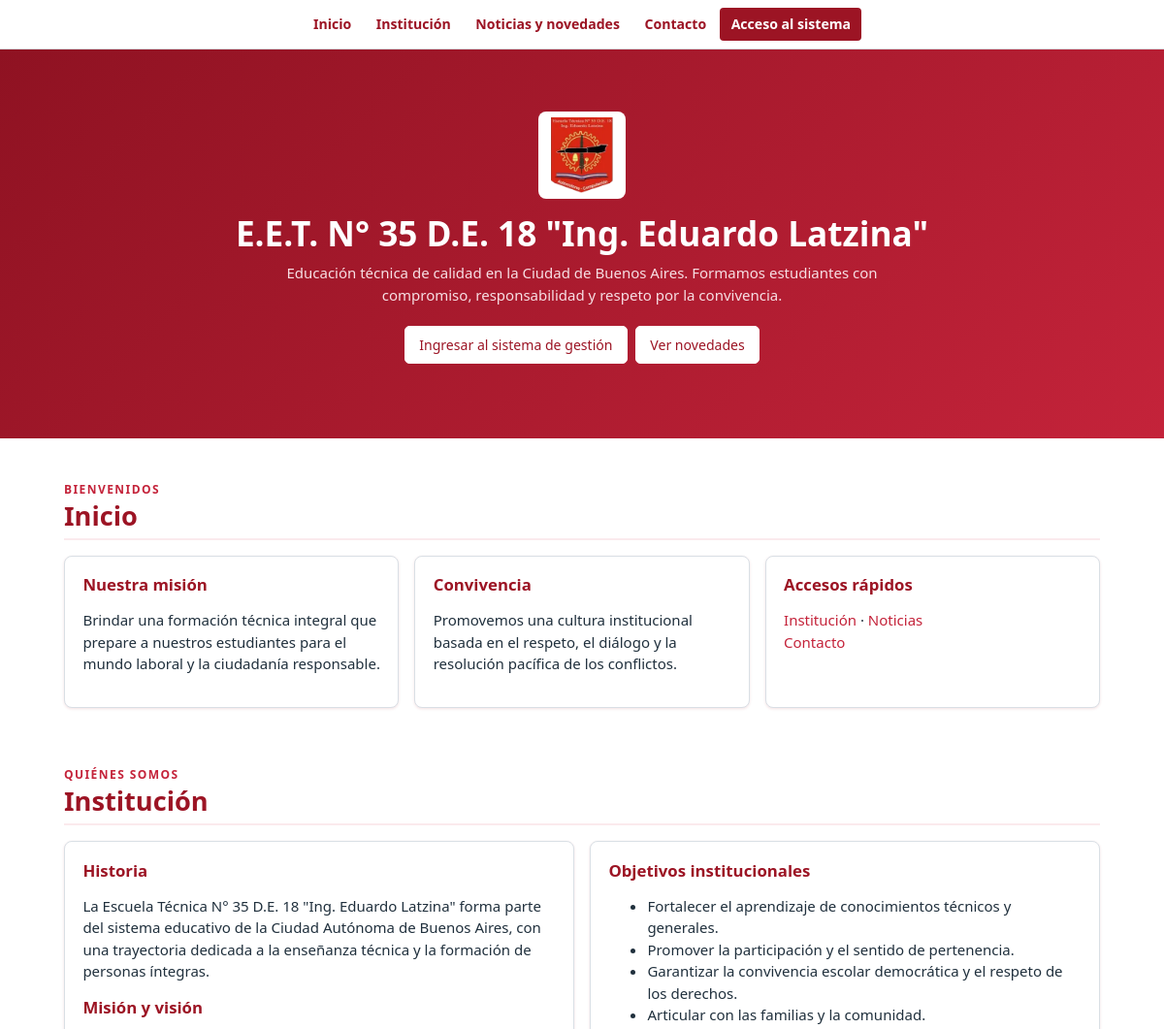
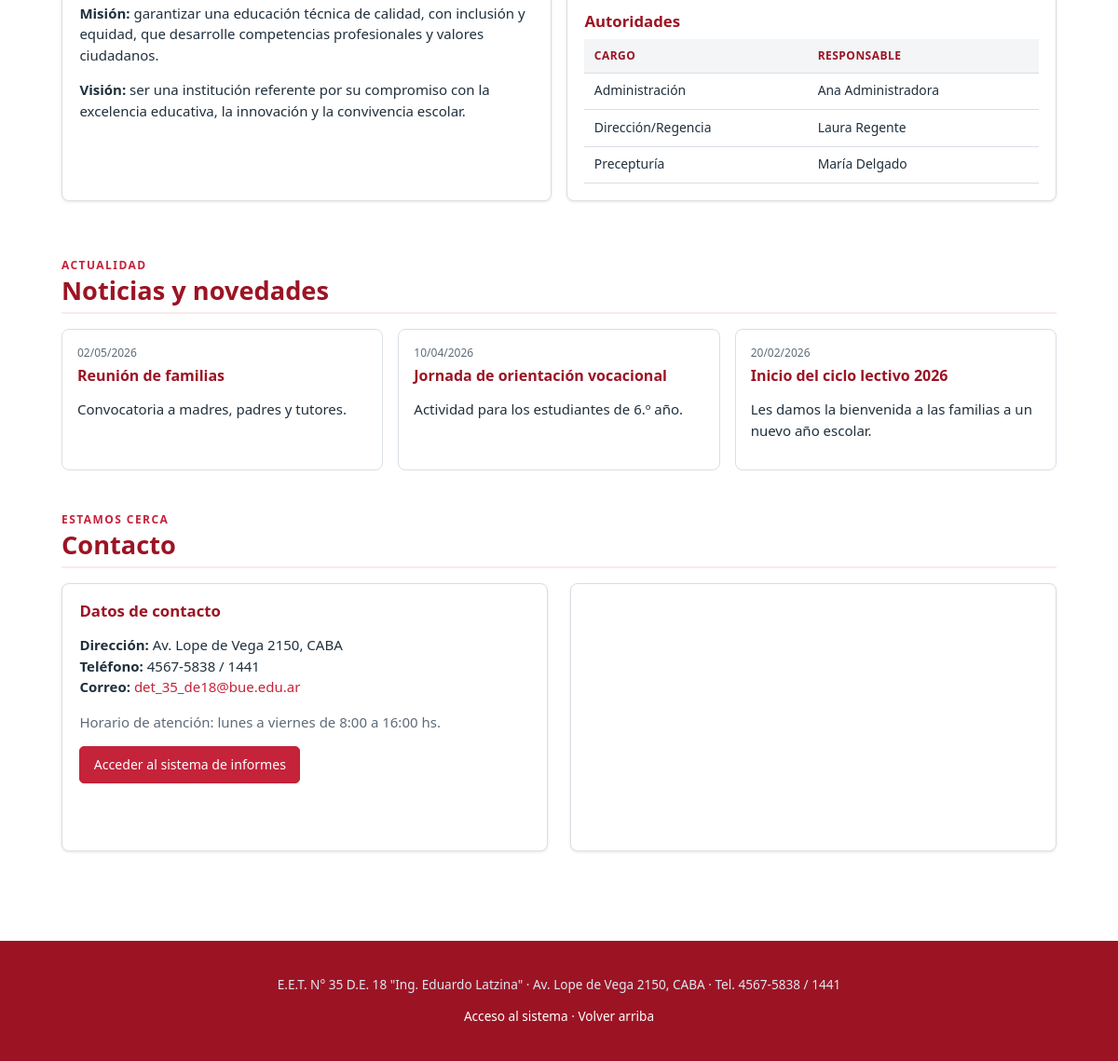
The page / on the database its author committed (2 pictures, top to bottom).
### tables this page shows
CREATE TABLE usuarios (
  id INT NOT NULL AUTO_INCREMENT PRIMARY KEY,
  username VARCHAR(50) NOT NULL UNIQUE,
  email VARCHAR(150) NOT NULL UNIQUE,
  password_hash VARCHAR(220) NOT NULL,
  rol_id VARCHAR(20) NOT NULL,
  nombre VARCHAR(80) NOT NULL,
  apellido VARCHAR(80) NOT NULL,
  dni VARCHAR(20) UNIQUE,
  fecha_nacimiento DATE NULL,
  telefono VARCHAR(30) NULL,
  direccion VARCHAR(180) NULL,
  activo TINYINT(1) NOT NULL DEFAULT 1,
  verificado TINYINT(1) NOT NULL DEFAULT 0,
  intentos INT NOT NULL DEFAULT 0,
  bloqueado_hasta DATETIME NULL,
  ultimo_acceso DATETIME NULL,
  creado_en DATETIME NOT NULL DEFAULT CURRENT_TIMESTAMP,
  actualizado_en DATETIME NULL ON UPDATE CURRENT_TIMESTAMP,
  FOREIGN KEY (rol_id) REFERENCES roles(id)
);

CREATE TABLE noticias (
  id INT NOT NULL AUTO_INCREMENT PRIMARY KEY,
  titulo VARCHAR(180) NOT NULL,
  resumen TEXT NOT NULL,
  contenido TEXT NOT NULL,
  imagen VARCHAR(220) NULL,
  publicada TINYINT(1) NOT NULL DEFAULT 1,
  autor_id INT NOT NULL,
  fecha DATETIME NOT NULL DEFAULT CURRENT_TIMESTAMP,
  FOREIGN KEY (autor_id) REFERENCES usuarios(id)
);

### includes/functions.php (called while the page is built, shortened)
<?php
function e($s): string {
    return htmlspecialchars((string)($s ?? ''), ENT_QUOTES | ENT_SUBSTITUTE, 'UTF-8');
}
function url(string $path = ''): string {
    return BASE_URL . ltrim($path, '/');
}
function cfg(string $clave, $default = ''): string {
    global $pdo;
    static $cache = [];
    try {
        $st = $pdo->prepare('SELECT valor FROM configuracion WHERE clave=?');
        $st->execute([$clave]);
        $v = $st->fetchColumn();
        $cache[$clave] = $v === false ? $default : (string)$v;
    } catch (Exception $e) {
        $cache[$clave] = $default;
    }
    return $cache[$clave];
}

### index.php (the view, shortened to what this page needs)
<?php
global $pdo;
$noticias = $pdo->query("SELECT id,titulo,resumen,fecha FROM noticias WHERE publicada=1 ORDER BY fecha DESC LIMIT 6")->fetchAll();
$autoridades = $pdo->query("SELECT nombre,apellido,rol_id FROM usuarios WHERE activo=1 AND rol_id IN ('DIRECTIVO','PRECEPTOR','ADMIN') ORDER BY rol_id LIMIT 8")->fetchAll();
$escuela = cfg('escuela_nombre', 'E.E.T. N° 35 D.E. 18 "Ing. Eduardo Latzina"');
$direccion = cfg('escuela_direccion', 'Av. Lope de Vega 2150, CABA');
$telefono = cfg('escuela_telefono', '4567-5838 / 1441');
$email = cfg('escuela_email', 'det_35_de18@bue.edu.ar');
$fmt = fn($f) => date('d/m/Y', strtotime($f));
?>
<!DOCTYPE html>
<html lang="es">
<head>
<link rel="stylesheet" href="<?= e(url('assets/css/styles.css')) ?>">
</head>
<body class="pub">
<nav class="pubnav">
 <a href="#inicio">Inicio</a><a href="#institucion">Institución</a>
 <a href="#noticias">Noticias y novedades</a><a href="#contacto">Contacto</a>
 <a href="<?= e(url('login.php')) ?>" style="background:var(--azul);color:#fff">Acceso al sistema</a>
</nav>
<header class="hero" id="inicio">
 <img src="<?= e(url('assets/img/escudo.png')) ?>" alt="Escudo de la escuela" style="width:90px;background:#fff;border-radius:8px;padding:6px">
 <h1><?= e($escuela) ?></h1>
 <p>Educación técnica de calidad en la Ciudad de Buenos Aires. Formamos estudiantes con compromiso, responsabilidad y respeto por la convivencia.</p>
 <div class="btn-row" style="justify-content:center">
  <a class="btn" href="<?= e(url('login.php')) ?>">Ingresar al sistema de gestión</a>
  <a class="btn g" href="#noticias">Ver novedades</a>
 </div>
</header>
<div class="wrap">
 <section>
  <span class="section-tag">Bienvenidos</span>
  <h2>Inicio</h2>
  <div class="cards">
   <div class="card"><h3>Nuestra misión</h3><p>Brindar una formación técnica integral que prepare a nuestros estudiantes para el mundo laboral y la ciudadanía responsable.</p></div>
   <div class="card"><h3>Convivencia</h3><p>Promovemos una cultura institucional basada en el respeto, el diálogo y la resolución pacífica de los conflictos.</p></div>
   <div class="card"><h3>Accesos rápidos</h3><p><a href="#institucion">Institución</a> · <a href="#noticias">Noticias</a><br><a href="#contacto">Contacto</a></p></div>
  </div>
 </section>
 <section id="institucion">
  <span class="section-tag">Quiénes somos</span>
  <h2>Institución</h2>
  <div class="grid g2">
   <div class="card">
    <h3>Historia</h3>
    <p>La Escuela Técnica N° 35 D.E. 18 "Ing. Eduardo Latzina" forma parte del sistema educativo de la Ciudad Autónoma de Buenos Aires, con una trayectoria dedicada a la enseñanza técnica y la formación de personas íntegras.</p>
    <h3>Misión y visión</h3>
    <p><b>Misión:</b> garantizar una educación técnica de calidad, con inclusión y equidad, que desarrolle competencias profesionales y valores ciudadanos.</p>
    <p><b>Visión:</b> ser una institución referente por su compromiso con la excelencia educativa, la innovación y la convivencia escolar.</p>
   </div>
   <div class="card">
    <h3>Objetivos institucionales</h3>
    <ul>
     <li>Fortalecer el aprendizaje de conocimientos técnicos y generales.</li>
     <li>Promover la participación y el sentido de pertenencia.</li>
     <li>Garantizar la convivencia escolar democrática y el respeto de los derechos.</li>
     <li>Articular con las familias y la comunidad.</li>
    </ul>
    <h3>Autoridades</h3>
    <table><thead><tr><th>Cargo</th><th>Responsable</th></tr></thead><tbody>
    <?php foreach ($autoridades as $a): ?>
     <tr><td><?= e($a['rol_id'] === 'DIRECTIVO' ? 'Dirección/Regencia' : ($a['rol_id'] === 'PRECEPTOR' ? 'Precepturía' : 'Administración')) ?></td>
         <td><?= e($a['nombre'] . ' ' . $a['apellido']) ?></td></tr>
    <?php endforeach; ?>
    </tbody></table>
   </div>
  </div>
 </section>
 <section id="noticias">
  <span class="section-tag">Actualidad</span>
  <h2>Noticias y novedades</h2>
  <div class="cards">
   <?php foreach ($noticias as $n): ?>
    <article class="news">
     <div class="fecha"><?= e($fmt($n['fecha'])) ?></div>
     <h3><?= e($n['titulo']) ?></h3>
     <p><?= e($n['resumen']) ?></p>
    </article>
   <?php endforeach; ?>
  </div>
 </section>
 <section id="contacto">
  <span class="section-tag">Estamos cerca</span>
  <h2>Contacto</h2>
  <div class="contacto">
   <div class="card">
    <h3>Datos de contacto</h3>
    <p><b>Dirección:</b> <?= e($direccion) ?><br>
       <b>Teléfono:</b> <?= e($telefono) ?><br>
       <b>Correo:</b> <a href="mailto:<?= e($email) ?>"><?= e($email) ?></a></p>
    <p class="muted">Horario de atención: lunes a viernes de 8:00 a 16:00 hs.</p>
    <a class="btn" href="<?= e(url('login.php')) ?>">Acceder al sistema de informes</a>
   </div>
   <div class="card" style="padding:0;overflow:hidden">
    <iframe class="mapa" title="Ubicación de la escuela" loading="lazy"
      src="https://www.openstreetmap.org/export/embed.html?bbox=-58.4840%2C-34.6130%2C-58.4640%2C-34.5960&layer=mapnik&marker=-34.6045%2C-58.4740"></iframe>
   </div>
  </div>
 </section>
</div>
<footer>
 <p><?= e($escuela) ?> · <?= e($direccion) ?> · Tel. <?= e($telefono) ?></p>
 <p><a href="<?= e(url('login.php')) ?>">Acceso al sistema</a> · <a href="#inicio">Volver arriba</a></p>
</footer>
</body>
</html>

### assets/css/styles.css (style rules this page uses)
:root { --azul:#9c1424; --azul2:#c4233a; --azulcl:#fbeaed; --gris:#5d6b78; --griscl:#f3f5f7; --borde:#d9dfe5; --rojo:#8b1020; --verde:#1f7a4d; --ambar:#a86a00; --sf:#fff; --sombra:0 1px 3px rgba(156,20,36,.12); --radio:8px; }
* { box-sizing:border-box }
html,body { margin:0;padding:0 }
body { font:15px/1.5 "Segoe UI",Arial,Helvetica,sans-serif;color:#20303d;background:var(--griscl) }
a { color:var(--azul2);text-decoration:none }
h1,h2,h3,h4 { color:var(--azul);margin:0 0 .6rem;line-height:1.25 }
h1 { font-size:1.55rem }
h2 { font-size:1.25rem }
h3 { font-size:1.05rem }
small,.muted { color:var(--gris) }
.card { background:var(--sf);border:1px solid var(--borde);border-radius:var(--radio);padding:1.15rem;box-shadow:var(--sombra);margin-bottom:1rem }
.card h2,.card h3 { margin-top:0 }
.grid { display:grid;gap:1rem }
.g2 { grid-template-columns:repeat(2,minmax(0,1fr)) }
.btn { display:inline-flex;align-items:center;justify-content:center;gap:.4rem;background:var(--azul2);color:#fff;border:1px solid var(--azul2);border-radius:5px;padding:.5rem .9rem;font:inherit;font-size:.88rem;cursor:pointer }
.btn.g { background:#fff;color:var(--azul2) }
.btn-row { display:flex;flex-wrap:wrap;gap:.5rem;margin:.8rem 0 }
table { width:100%;border-collapse:collapse;font-size:.87rem }
th,td { padding:.55rem .65rem;border-bottom:1px solid var(--borde);text-align:left;vertical-align:top }
th { background:var(--griscl);color:var(--azul);font-size:.75rem;text-transform:uppercase;letter-spacing:.04em }
.pub { background:#fff }
.pub .hero { background:linear-gradient(135deg,#8f1222,#c4233a);color:#fff;padding:4rem 1rem;text-align:center }
.pub .hero h1 { color:#fff;font-size:2.2rem;margin:.5rem 0 }
.pub .hero p { max-width:640px;margin:.5rem auto 1.3rem;color:#f7dfe4 }
.pub .hero .btn { background:#fff;color:var(--azul);border-color:#fff }
.pubnav { position:sticky;top:0;z-index:30;background:#fff;border-bottom:1px solid var(--borde);display:flex;flex-wrap:wrap;gap:.2rem;justify-content:center;padding:.5rem 1rem }
.pubnav a { padding:.4rem .7rem;border-radius:4px;font-size:.88rem;font-weight:600;color:var(--azul) }
.pub .wrap { max-width:1100px;margin:0 auto;padding:2.5rem 1rem }
.pub section { scroll-margin-top:60px;margin-bottom:2.5rem }
.pub .section-tag { color:var(--azul2);font-weight:700;font-size:.75rem;letter-spacing:.12em;text-transform:uppercase }
.pub h2 { font-size:1.7rem;border-bottom:2px solid var(--azulcl);padding-bottom:.4rem;margin-bottom:1rem }
.pub .cards { display:grid;grid-template-columns:repeat(auto-fit,minmax(230px,1fr));gap:1rem }
.pub .news { border:1px solid var(--borde);border-radius:var(--radio);padding:1rem;background:var(--sf) }
.pub .news h3 { font-size:1rem;margin:.3rem 0 }
.pub .news .fecha { font-size:.75rem;color:var(--gris) }
.pub map iframe,.pub .mapa { width:100%;min-height:280px;border:0;border-radius:var(--radio) }
.pub .contacto { display:grid;grid-template-columns:1fr 1fr;gap:1.5rem }
.pub footer { background:var(--azul);color:#dce8f3;text-align:center;padding:1.5rem 1rem;font-size:.85rem }
.pub footer a { color:#fff }

### rows shown on the page
usuarios: rol "Administración", nombre+apellido "Ana Administradora"
usuarios: rol "Dirección/Regencia", nombre+apellido "Laura Regente"
usuarios: rol "Precepturía", nombre+apellido "María Delgado"
noticias: fecha "02/05/2026", titulo "Reunión de familias", resumen "Convocatoria a madres, padres y tutores."
noticias: fecha "10/04/2026", titulo "Jornada de orientación vocacional", resumen "Actividad para los estudiantes de 6.º año."
noticias: fecha "20/02/2026", titulo "Inicio del ciclo lectivo 2026", resumen "Les damos la bienvenida a las familias a un nuevo año escolar."

### other values the page prints
$escuela "E.E.T. N° 35 D.E. 18 \"Ing. Eduardo Latzina\""
$direccion "Av. Lope de Vega 2150, CABA"
$telefono "4567-5838 / 1441"
$email "det_35_de18@bue.edu.ar"
